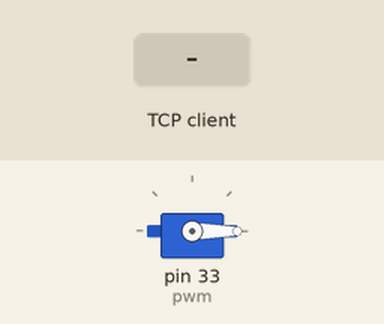
The program below on a simulated Raspberry Pi (header pin numbers). Shown: servo. The test bench sets the inputs (shaded band). One TCP client connects 1 s after the port opens and stays connected; servo angles are drawn from the pulse width (0.5 ms = 0°, 2.5 ms = 180°).

Above: at 5.0 s.
5.1 s: the TCP client sends "middle"
At 5.9 s:
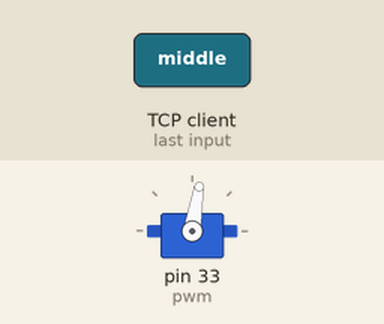
6.6 s: the TCP client sends "left"
At 7.0 s:
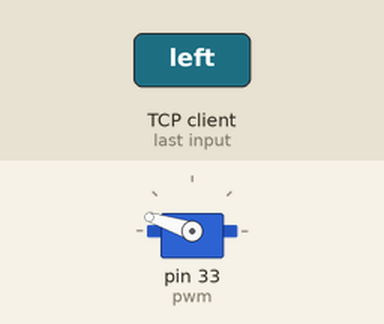
8.1 s: the TCP client sends "right"
At 9.4 s:
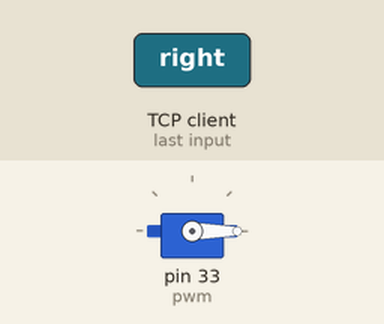
Timing chart, 0 to 11.1 s (numbered marks = the images above; inputs shaded):
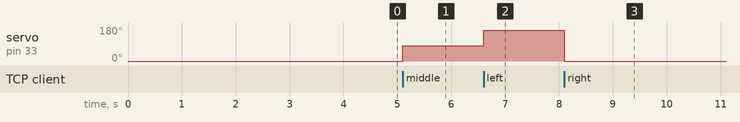

The program:

server_servo.py
```python
#!/usr/bin/python

import select
import socket
import RPi.GPIO as GPIO
import time
import sys
import Queue

GPIO.setwarnings(False)
GPIO.setmode(GPIO.BOARD)
GPIO.setup(33, GPIO.OUT)

pwm = GPIO.PWM(33, 50)
pwm.start(2.5)              # min 2.5, max 11.5 180 degrees

HOST = ''                 # Symbolic name meaning all available interfaces
PORT = 50007              # Arbitrary non-privileged port

# Create a TCP/IP socket
server = socket.socket(socket.AF_INET, socket.SOCK_STREAM)
server.setblocking(0)

# Bind the socket to the port
server.bind((HOST, PORT))

# Listen for incoming connections
server.listen(5)

# Sockets from which we expect to read
inputs = [ server ]

# Sockets to which we expect to write
outputs = [ ]

# Outgoing message queues (socket:Queue)
message_queues = {}

while inputs:

    # Wait for at least one of the sockets to be ready for processing
    readable, writable, exceptional = select.select(inputs, outputs, [])

    # Handle inputs
    for s in readable:

        if s is server:
            # A "readable" server socket is ready to accept a connection
            connection, client_address = s.accept()
            connection.setblocking(0)
            inputs.append(connection)

            # Give the connection a queue for data we want to send
            message_queues[connection] = Queue.Queue()
        else:
            data = s.recv(1024)
            if data:
                # A readable client socket has data
                # print data
                # message_queues[s].put(data)
                if data == "stop":
                        pwm.start(0)
                        message_queues[s].put("Stop ")
                elif data == "middle":
                        pwm.ChangeDutyCycle(7.0)
                        message_queues[s].put("Middle ")
                elif data == "right":
                        pwm.ChangeDutyCycle(2.5)
                        message_queues[s].put("Right ")
                elif data == "left":
                        pwm.ChangeDutyCycle(11.5)
                        message_queues[s].put("Left ")
                else:
                        message_queues[s].put("Error ")
                # Add output channel for response
                if s not in outputs:
                    outputs.append(s)
            else:
                # Interpret empty result as closed connection
                # Stop listening for input on the connection
                if s in outputs:
                    outputs.remove(s)
                inputs.remove(s)
                s.close()

                # Remove message queue
                del message_queues[s]

    # Handle outputs
    for s in writable:
        try:
            next_msg = message_queues[s].get_nowait()
        except Queue.Empty:
            # No messages waiting so stop checking for writability.
            outputs.remove(s)
        else:
            s.send(next_msg)
```

Measured:
- after the input at 5.1 s, servo on pin 33 (pwm): 0° → 81° at once
- after the input at 6.6 s, servo on pin 33 (pwm): 81° → 162° at once
- after the input at 8.1 s, servo on pin 33 (pwm): 162° → 0° at once
